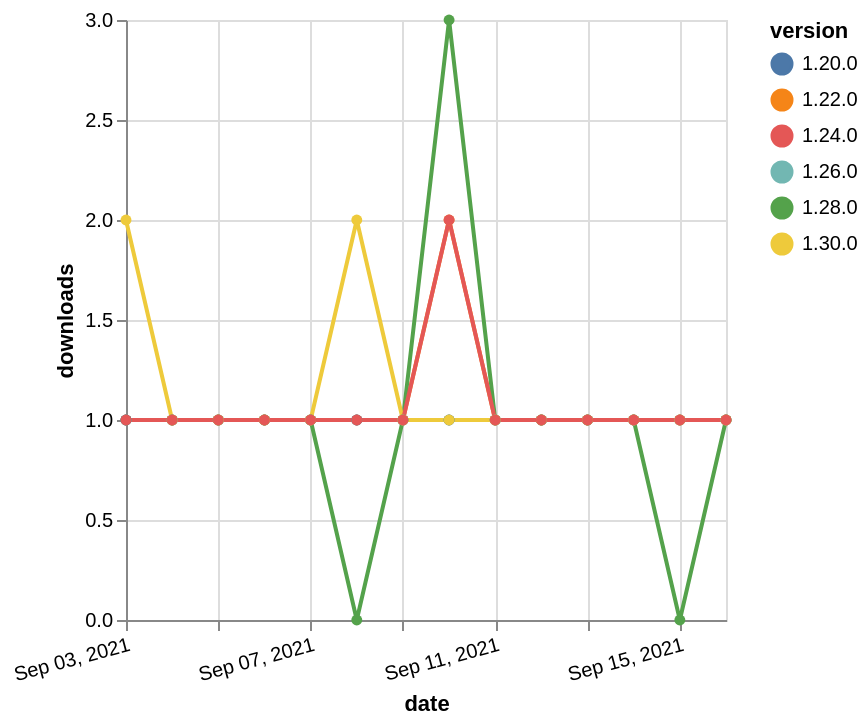

Vega-Lite specification for this chart:
### Vega-Lite specification from a JSON file in a GitHub repository (floating-point values rounded to 4 significant figures)
{"$schema": "https://vega.github.io/schema/vega-lite/v5.json", "description": "A simple bar chart with embedded data.", "data": {"values": [{"date": "2021-09-03", "total": 177, "delta": 1, "version": "1.22.0"}, {"date": "2021-09-04", "total": 178, "delta": 1, "version": "1.22.0"}, {"date": "2021-09-05", "total": 179, "delta": 1, "version": "1.22.0"}, {"date": "2021-09-06", "total": 180, "delta": 1, "version": "1.22.0"}, {"date": "2021-09-07", "total": 181, "delta": 1, "version": "1.22.0"}, {"date": "2021-09-08", "total": 182, "delta": 1, "version": "1.22.0"}, {"date": "2021-09-09", "total": 183, "delta": 1, "version": "1.22.0"}, {"date": "2021-09-10", "total": 185, "delta": 2, "version": "1.22.0"}, {"date": "2021-09-11", "total": 186, "delta": 1, "version": "1.22.0"}, {"date": "2021-09-12", "total": 187, "delta": 1, "version": "1.22.0"}, {"date": "2021-09-13", "total": 188, "delta": 1, "version": "1.22.0"}, {"date": "2021-09-14", "total": 189, "delta": 1, "version": "1.22.0"}, {"date": "2021-09-15", "total": 190, "delta": 1, "version": "1.22.0"}, {"date": "2021-09-16", "total": 191, "delta": 1, "version": "1.22.0"}, {"date": "2021-09-03", "total": 157, "delta": 1, "version": "1.28.0"}, {"date": "2021-09-04", "total": 158, "delta": 1, "version": "1.28.0"}, {"date": "2021-09-05", "total": 159, "delta": 1, "version": "1.28.0"}, {"date": "2021-09-06", "total": 160, "delta": 1, "version": "1.28.0"}, {"date": "2021-09-07", "total": 161, "delta": 1, "version": "1.28.0"}, {"date": "2021-09-08", "total": 161, "delta": 0, "version": "1.28.0"}, {"date": "2021-09-09", "total": 162, "delta": 1, "version": "1.28.0"}, {"date": "2021-09-10", "total": 165, "delta": 3, "version": "1.28.0"}, {"date": "2021-09-11", "total": 166, "delta": 1, "version": "1.28.0"}, {"date": "2021-09-12", "total": 167, "delta": 1, "version": "1.28.0"}, {"date": "2021-09-13", "total": 168, "delta": 1, "version": "1.28.0"}, {"date": "2021-09-14", "total": 169, "delta": 1, "version": "1.28.0"}, {"date": "2021-09-15", "total": 169, "delta": 0, "version": "1.28.0"}, {"date": "2021-09-16", "total": 170, "delta": 1, "version": "1.28.0"}, {"date": "2021-09-03", "total": 146, "delta": 1, "version": "1.26.0"}, {"date": "2021-09-04", "total": 147, "delta": 1, "version": "1.26.0"}, {"date": "2021-09-05", "total": 148, "delta": 1, "version": "1.26.0"}, {"date": "2021-09-06", "total": 149, "delta": 1, "version": "1.26.0"}, {"date": "2021-09-07", "total": 150, "delta": 1, "version": "1.26.0"}, {"date": "2021-09-08", "total": 151, "delta": 1, "version": "1.26.0"}, {"date": "2021-09-09", "total": 152, "delta": 1, "version": "1.26.0"}, {"date": "2021-09-10", "total": 153, "delta": 1, "version": "1.26.0"}, {"date": "2021-09-11", "total": 154, "delta": 1, "version": "1.26.0"}, {"date": "2021-09-12", "total": 155, "delta": 1, "version": "1.26.0"}, {"date": "2021-09-13", "total": 156, "delta": 1, "version": "1.26.0"}, {"date": "2021-09-14", "total": 157, "delta": 1, "version": "1.26.0"}, {"date": "2021-09-15", "total": 158, "delta": 1, "version": "1.26.0"}, {"date": "2021-09-16", "total": 159, "delta": 1, "version": "1.26.0"}, {"date": "2021-09-03", "total": 211, "delta": 1, "version": "1.20.0"}, {"date": "2021-09-04", "total": 212, "delta": 1, "version": "1.20.0"}, {"date": "2021-09-05", "total": 213, "delta": 1, "version": "1.20.0"}, {"date": "2021-09-06", "total": 214, "delta": 1, "version": "1.20.0"}, {"date": "2021-09-07", "total": 215, "delta": 1, "version": "1.20.0"}, {"date": "2021-09-08", "total": 216, "delta": 1, "version": "1.20.0"}, {"date": "2021-09-09", "total": 217, "delta": 1, "version": "1.20.0"}, {"date": "2021-09-10", "total": 218, "delta": 1, "version": "1.20.0"}, {"date": "2021-09-11", "total": 219, "delta": 1, "version": "1.20.0"}, {"date": "2021-09-12", "total": 220, "delta": 1, "version": "1.20.0"}, {"date": "2021-09-13", "total": 221, "delta": 1, "version": "1.20.0"}, {"date": "2021-09-14", "total": 222, "delta": 1, "version": "1.20.0"}, {"date": "2021-09-15", "total": 223, "delta": 1, "version": "1.20.0"}, {"date": "2021-09-16", "total": 224, "delta": 1, "version": "1.20.0"}, {"date": "2021-09-03", "total": 114, "delta": 2, "version": "1.30.0"}, {"date": "2021-09-04", "total": 115, "delta": 1, "version": "1.30.0"}, {"date": "2021-09-05", "total": 116, "delta": 1, "version": "1.30.0"}, {"date": "2021-09-06", "total": 117, "delta": 1, "version": "1.30.0"}, {"date": "2021-09-07", "total": 118, "delta": 1, "version": "1.30.0"}, {"date": "2021-09-08", "total": 120, "delta": 2, "version": "1.30.0"}, {"date": "2021-09-09", "total": 121, "delta": 1, "version": "1.30.0"}, {"date": "2021-09-10", "total": 122, "delta": 1, "version": "1.30.0"}, {"date": "2021-09-11", "total": 123, "delta": 1, "version": "1.30.0"}, {"date": "2021-09-12", "total": 124, "delta": 1, "version": "1.30.0"}, {"date": "2021-09-13", "total": 125, "delta": 1, "version": "1.30.0"}, {"date": "2021-09-14", "total": 126, "delta": 1, "version": "1.30.0"}, {"date": "2021-09-15", "total": 127, "delta": 1, "version": "1.30.0"}, {"date": "2021-09-16", "total": 128, "delta": 1, "version": "1.30.0"}, {"date": "2021-09-03", "total": 167, "delta": 1, "version": "1.24.0"}, {"date": "2021-09-04", "total": 168, "delta": 1, "version": "1.24.0"}, {"date": "2021-09-05", "total": 169, "delta": 1, "version": "1.24.0"}, {"date": "2021-09-06", "total": 170, "delta": 1, "version": "1.24.0"}, {"date": "2021-09-07", "total": 171, "delta": 1, "version": "1.24.0"}, {"date": "2021-09-08", "total": 172, "delta": 1, "version": "1.24.0"}, {"date": "2021-09-09", "total": 173, "delta": 1, "version": "1.24.0"}, {"date": "2021-09-10", "total": 175, "delta": 2, "version": "1.24.0"}, {"date": "2021-09-11", "total": 176, "delta": 1, "version": "1.24.0"}, {"date": "2021-09-12", "total": 177, "delta": 1, "version": "1.24.0"}, {"date": "2021-09-13", "total": 178, "delta": 1, "version": "1.24.0"}, {"date": "2021-09-14", "total": 179, "delta": 1, "version": "1.24.0"}, {"date": "2021-09-15", "total": 180, "delta": 1, "version": "1.24.0"}, {"date": "2021-09-16", "total": 181, "delta": 1, "version": "1.24.0"}]}, "width": "container", "mark": {"type": "line", "point": {"filled": true}}, "encoding": {"x": {"field": "date", "type": "temporal", "timeUnit": "yearmonthdate", "title": "date", "axis": {"labelAngle": -15}}, "y": {"field": "delta", "type": "quantitative", "title": "downloads"}, "color": {"field": "version", "type": "nominal"}, "tooltip": {"field": "delta"}}}
